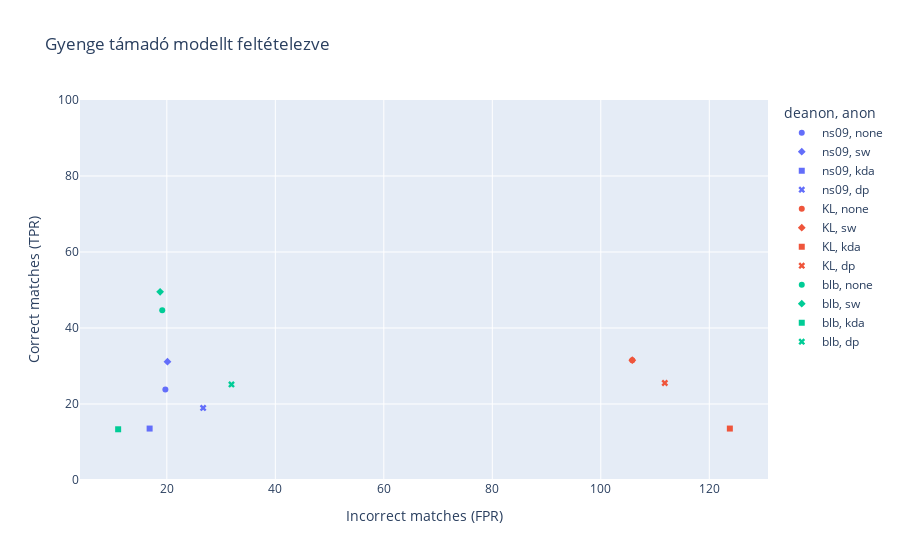

Notebook source saved alongside this figure:
### Code cell
# Scoreborad
data = df[df['experiment']=='gyenge']
fig = px.scatter(data, x='FPR', y='TPR', 
    color='deanon',
    symbol='anon',
    range_y=[0,100],
    labels={
        "FPR": "Incorrect matches (FPR)",
        "TPR": "Correct matches (TPR)",
    },
    title="Gyenge támadó modellt feltételezve")
fig.show()

### Figure 1 — Plotly figure (JSON) as saved in the notebook; plotly's stock layout.template omitted (floating-point values rounded to 4 significant figures)
{"data": [{"hovertemplate": "deanon=ns09<br>anon=none<br>Incorrect matches (FPR)=%{x}<br>Correct matches (TPR)=%{y}<extra></extra>", "legendgroup": "ns09, none", "marker": {"color": "#636efa", "symbol": "circle"}, "mode": "markers", "name": "ns09, none", "orientation": "v", "showlegend": true, "type": "scatter", "x": [19.73], "xaxis": "x", "y": [23.79], "yaxis": "y"}, {"hovertemplate": "deanon=ns09<br>anon=sw<br>Incorrect matches (FPR)=%{x}<br>Correct matches (TPR)=%{y}<extra></extra>", "legendgroup": "ns09, sw", "marker": {"color": "#636efa", "symbol": "diamond"}, "mode": "markers", "name": "ns09, sw", "orientation": "v", "showlegend": true, "type": "scatter", "x": [20.12], "xaxis": "x", "y": [31.14], "yaxis": "y"}, {"hovertemplate": "deanon=ns09<br>anon=kda<br>Incorrect matches (FPR)=%{x}<br>Correct matches (TPR)=%{y}<extra></extra>", "legendgroup": "ns09, kda", "marker": {"color": "#636efa", "symbol": "square"}, "mode": "markers", "name": "ns09, kda", "orientation": "v", "showlegend": true, "type": "scatter", "x": [16.83], "xaxis": "x", "y": [13.54], "yaxis": "y"}, {"hovertemplate": "deanon=ns09<br>anon=dp<br>Incorrect matches (FPR)=%{x}<br>Correct matches (TPR)=%{y}<extra></extra>", "legendgroup": "ns09, dp", "marker": {"color": "#636efa", "symbol": "x"}, "mode": "markers", "name": "ns09, dp", "orientation": "v", "showlegend": true, "type": "scatter", "x": [26.69], "xaxis": "x", "y": [18.96], "yaxis": "y"}, {"hovertemplate": "deanon=KL<br>anon=none<br>Incorrect matches (FPR)=%{x}<br>Correct matches (TPR)=%{y}<extra></extra>", "legendgroup": "KL, none", "marker": {"color": "#EF553B", "symbol": "circle"}, "mode": "markers", "name": "KL, none", "orientation": "v", "showlegend": true, "type": "scatter", "x": [105.8], "xaxis": "x", "y": [31.53], "yaxis": "y"}, {"hovertemplate": "deanon=KL<br>anon=sw<br>Incorrect matches (FPR)=%{x}<br>Correct matches (TPR)=%{y}<extra></extra>", "legendgroup": "KL, sw", "marker": {"color": "#EF553B", "symbol": "diamond"}, "mode": "markers", "name": "KL, sw", "orientation": "v", "showlegend": true, "type": "scatter", "x": [105.8], "xaxis": "x", "y": [31.53], "yaxis": "y"}, {"hovertemplate": "deanon=KL<br>anon=kda<br>Incorrect matches (FPR)=%{x}<br>Correct matches (TPR)=%{y}<extra></extra>", "legendgroup": "KL, kda", "marker": {"color": "#EF553B", "symbol": "square"}, "mode": "markers", "name": "KL, kda", "orientation": "v", "showlegend": true, "type": "scatter", "x": [123.8], "xaxis": "x", "y": [13.54], "yaxis": "y"}, {"hovertemplate": "deanon=KL<br>anon=dp<br>Incorrect matches (FPR)=%{x}<br>Correct matches (TPR)=%{y}<extra></extra>", "legendgroup": "KL, dp", "marker": {"color": "#EF553B", "symbol": "x"}, "mode": "markers", "name": "KL, dp", "orientation": "v", "showlegend": true, "type": "scatter", "x": [111.8], "xaxis": "x", "y": [25.53], "yaxis": "y"}, {"hovertemplate": "deanon=blb<br>anon=none<br>Incorrect matches (FPR)=%{x}<br>Correct matches (TPR)=%{y}<extra></extra>", "legendgroup": "blb, none", "marker": {"color": "#00cc96", "symbol": "circle"}, "mode": "markers", "name": "blb, none", "orientation": "v", "showlegend": true, "type": "scatter", "x": [19.15], "xaxis": "x", "y": [44.68], "yaxis": "y"}, {"hovertemplate": "deanon=blb<br>anon=sw<br>Incorrect matches (FPR)=%{x}<br>Correct matches (TPR)=%{y}<extra></extra>", "legendgroup": "blb, sw", "marker": {"color": "#00cc96", "symbol": "diamond"}, "mode": "markers", "name": "blb, sw", "orientation": "v", "showlegend": true, "type": "scatter", "x": [18.76], "xaxis": "x", "y": [49.52], "yaxis": "y"}, {"hovertemplate": "deanon=blb<br>anon=kda<br>Incorrect matches (FPR)=%{x}<br>Correct matches (TPR)=%{y}<extra></extra>", "legendgroup": "blb, kda", "marker": {"color": "#00cc96", "symbol": "square"}, "mode": "markers", "name": "blb, kda", "orientation": "v", "showlegend": true, "type": "scatter", "x": [11.03], "xaxis": "x", "y": [13.35], "yaxis": "y"}, {"hovertemplate": "deanon=blb<br>anon=dp<br>Incorrect matches (FPR)=%{x}<br>Correct matches (TPR)=%{y}<extra></extra>", "legendgroup": "blb, dp", "marker": {"color": "#00cc96", "symbol": "x"}, "mode": "markers", "name": "blb, dp", "orientation": "v", "showlegend": true, "type": "scatter", "x": [31.91], "xaxis": "x", "y": [25.15], "yaxis": "y"}], "layout": {"legend": {"title": {"text": "deanon, anon"}, "tracegroupgap": 0}, "title": {"text": "Gyenge támadó modellt feltételezve"}, "xaxis": {"anchor": "y", "domain": [0, 1], "title": {"text": "Incorrect matches (FPR)"}}, "yaxis": {"anchor": "x", "domain": [0, 1], "range": [0, 100], "title": {"text": "Correct matches (TPR)"}}}}
